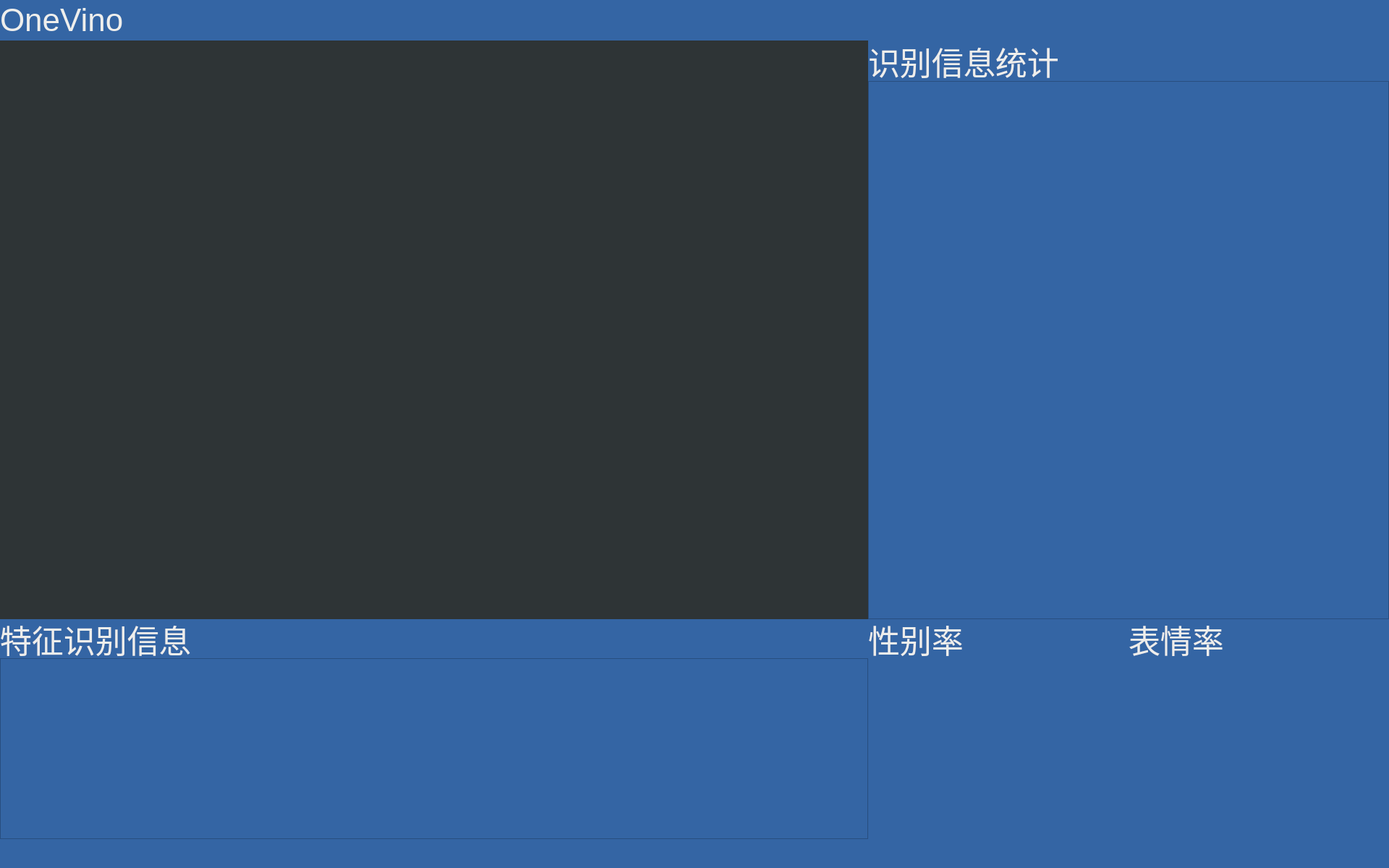
<?xml version="1.0" encoding="UTF-8"?>
<ui version="4.0">
 <class>Visitor</class>
 <widget class="QDialog" name="Visitor">
  <property name="geometry">
   <rect>
    <x>0</x>
    <y>0</y>
    <width>1920</width>
    <height>1200</height>
   </rect>
  </property>
  <property name="font">
   <font>
    <pointsize>33</pointsize>
   </font>
  </property>
  <property name="windowTitle">
   <string>Dialog</string>
  </property>
  <property name="styleSheet">
   <string notr="true">background-color: rgb(52, 101, 164);</string>
  </property>
  <widget class="QLabel" name="label">
   <property name="geometry">
    <rect>
     <x>0</x>
     <y>0</y>
     <width>1920</width>
     <height>56</height>
    </rect>
   </property>
   <property name="styleSheet">
    <string notr="true">color: rgb(238, 238, 236);
font: 33pt &quot;Ubuntu&quot;;</string>
   </property>
   <property name="text">
    <string>OneVino</string>
   </property>
   <property name="scaledContents">
    <bool>false</bool>
   </property>
   <property name="textInteractionFlags">
    <set>Qt::LinksAccessibleByMouse</set>
   </property>
  </widget>
  <widget class="QLabel" name="video">
   <property name="geometry">
    <rect>
     <x>0</x>
     <y>56</y>
     <width>1200</width>
     <height>800</height>
    </rect>
   </property>
   <property name="styleSheet">
    <string notr="true">background-color: rgb(46, 52, 54);</string>
   </property>
   <property name="text">
    <string/>
   </property>
  </widget>
  <widget class="QLabel" name="label_3">
   <property name="geometry">
    <rect>
     <x>0</x>
     <y>856</y>
     <width>1200</width>
     <height>54</height>
    </rect>
   </property>
   <property name="styleSheet">
    <string notr="true">color: rgb(238, 238, 236);
font: 30pt &quot;Ubuntu&quot;;</string>
   </property>
   <property name="text">
    <string>特征识别信息</string>
   </property>
  </widget>
  <widget class="QTableView" name="DetailView">
   <property name="geometry">
    <rect>
     <x>0</x>
     <y>910</y>
     <width>1200</width>
     <height>250</height>
    </rect>
   </property>
   <property name="styleSheet">
    <string notr="true">font: 11pt &quot;Ubuntu&quot;;</string>
   </property>
  </widget>
  <widget class="QLabel" name="label_4">
   <property name="geometry">
    <rect>
     <x>1200</x>
     <y>56</y>
     <width>691</width>
     <height>56</height>
    </rect>
   </property>
   <property name="styleSheet">
    <string notr="true">font: 33pt &quot;Ubuntu&quot;;
color: rgb(238, 238, 236);</string>
   </property>
   <property name="text">
    <string>识别信息统计</string>
   </property>
  </widget>
  <widget class="QTableView" name="TotalView">
   <property name="geometry">
    <rect>
     <x>1200</x>
     <y>112</y>
     <width>720</width>
     <height>744</height>
    </rect>
   </property>
   <property name="styleSheet">
    <string notr="true">font: 11pt &quot;Ubuntu&quot;;</string>
   </property>
  </widget>
  <widget class="QLabel" name="label_5">
   <property name="geometry">
    <rect>
     <x>1200</x>
     <y>856</y>
     <width>360</width>
     <height>54</height>
    </rect>
   </property>
   <property name="styleSheet">
    <string notr="true">font: 30pt &quot;Ubuntu&quot;;
color: rgb(238, 238, 236);</string>
   </property>
   <property name="text">
    <string>性别率</string>
   </property>
  </widget>
  <widget class="QLabel" name="label_6">
   <property name="geometry">
    <rect>
     <x>1560</x>
     <y>856</y>
     <width>360</width>
     <height>54</height>
    </rect>
   </property>
   <property name="styleSheet">
    <string notr="true">font: 30pt &quot;Ubuntu&quot;;
color: rgb(238, 238, 236);</string>
   </property>
   <property name="text">
    <string>表情率</string>
   </property>
  </widget>
  <widget class="QChartView" name="SexChart" native="true">
   <property name="geometry">
    <rect>
     <x>1200</x>
     <y>910</y>
     <width>360</width>
     <height>250</height>
    </rect>
   </property>
   <property name="styleSheet">
    <string notr="true"/>
   </property>
  </widget>
  <widget class="QChartView" name="EmChart" native="true">
   <property name="geometry">
    <rect>
     <x>1560</x>
     <y>910</y>
     <width>360</width>
     <height>250</height>
    </rect>
   </property>
   <property name="styleSheet">
    <string notr="true"/>
   </property>
  </widget>
 </widget>
 <customwidgets>
  <customwidget>
   <class>QChartView</class>
   <extends>QWidget</extends>
   <header>qchartview.h</header>
   <container>1</container>
  </customwidget>
 </customwidgets>
 <resources/>
 <connections/>
</ui>
